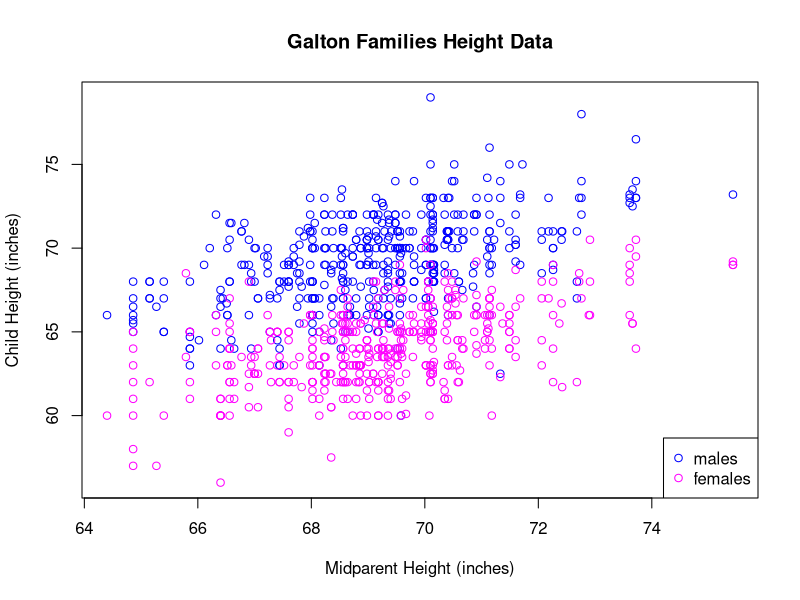
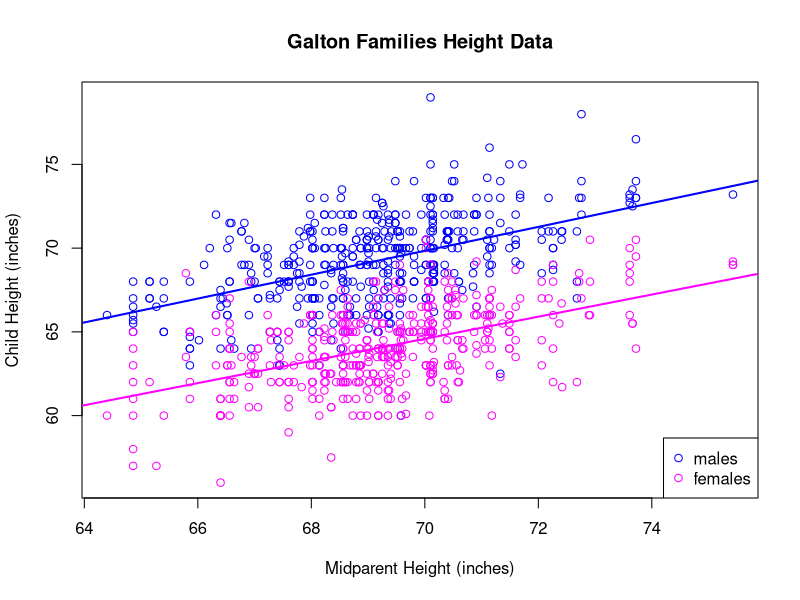

Write the R code that produced these figures, in order.
## ---- chunk 1
knitr::opts_chunk$set(echo = TRUE)
## ---- chunk 2
galton <- read.csv("../datasets/galton_families.csv")
head(galton)
## ---- chunk 3
range( galton$midparentHeight - (galton$father + 1.08*galton$mother)/2 )
## ---- chunk 4
plot( 
    galton$midparentHeight, galton$childHeight, type = "n",
    xlab = "Midparent Height (inches)",
    ylab = "Child Height (inches)",
    main = "Galton Families Height Data"
)
males <- galton$sex == "male"
points( galton$midparentHeight[males], galton$childHeight[males], col = "blue" )
points( galton$midparentHeight[!males], galton$childHeight[!males], col = "magenta" )
legend("bottomright", c("males","females"), col = c("blue","magenta"), pch = 1 )
## ---- chunk 5
galton_males <- galton[ galton$sex == "male", ]
head( galton_males )
## ---- chunk 6
x <- galton_males$midparentHeight
y <- galton_males$childHeight
n <- nrow( galton_males )
xbar <- mean(x)
ybar <- mean(y)
sxx <- sum( (x-xbar)^2 )
sxy <- sum( (x-xbar)*(y-ybar) )
b1hat <- sxy/sxx
b0hat <- ybar - b1hat*xbar
sigmahat <- sqrt( 1/(n-2)*sum( (y - b0hat - b1hat*x )^2 ) )
seb0 <- sigmahat*sqrt(1/n + xbar^2/sxx)
seb1 <- sigmahat/sxx
t0 <- b0hat/seb0
t1 <- b1hat/seb1
p0 <- 2*pt( -abs(t0), n - 2 )
p1 <- 2*pt( -abs(t1), n - 2 )
print( c( sigmahat = sigmahat ) )
print( c(b0hat = b0hat, seb0 = seb0, t0 = t0, p0 = p0) )
print( c(b1hat = b1hat, seb1 = seb1, t1 = t1, p1 = p1) )
## ---- chunk 7
fit_male <- lm( childHeight ~ midparentHeight, data = galton, subset = sex == "male" )
print( summary( fit_male ) )
## ---- chunk 8
summary( lm( childHeight ~ father, data = galton, subset = sex == "male" ) )
summary( lm( childHeight ~ mother, data = galton, subset = sex == "male" ) )
## ---- chunk 9
fit_female <- lm( childHeight ~ midparentHeight, data = galton, subset = sex == "female" )
print( summary( fit_female ) )
## ---- chunk 10
sd( galton$childHeight[ galton$sex == "female" ] )
sd( galton$childHeight[ galton$sex == "male" ] )
## ---- chunk 11
plot( 
    galton$midparentHeight, galton$childHeight, type = "n",
    xlab = "Midparent Height (inches)",
    ylab = "Child Height (inches)",
    main = "Galton Families Height Data"
)
males <- galton$sex == "male"
points( galton$midparentHeight[males], galton$childHeight[males], col = "blue" )
points( galton$midparentHeight[!males], galton$childHeight[!males], col = "magenta" )
abline( fit_male$coefficients, col = "blue", lwd = 2 )
abline( fit_female$coefficients, col = "magenta", lwd = 2 )
legend("bottomright", c("males","females"), col = c("blue","magenta"), pch = 1 )
